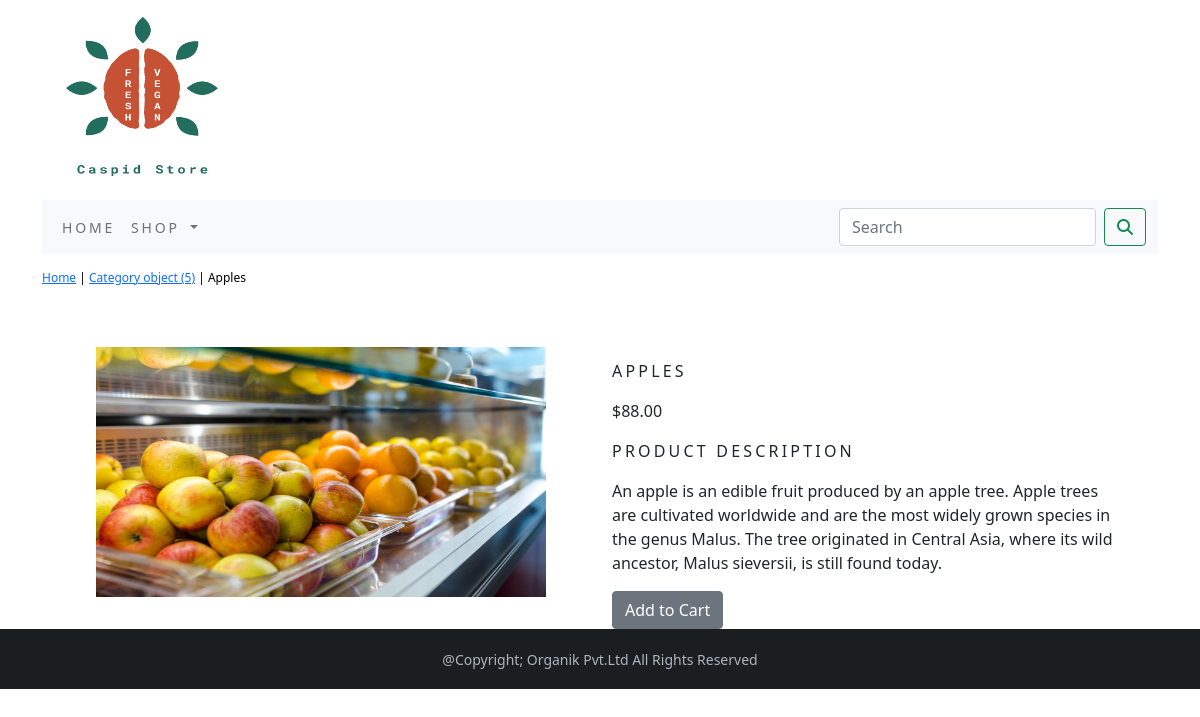
The app's page /ecommerce_app/fruits/apples/ with its own data.
### ecommerce_app/models.py (models this page shows, shortened)
class Product(models.Model):
    name=models.CharField(max_length=250,unique=True)
    slug=models.SlugField(max_length=250,unique=True)
    description=models.TextField(blank=True)
    price=models.DecimalField(max_digits=10,decimal_places=2)
    category=models.ForeignKey(Category,on_delete=models.CASCADE)
    image=models.ImageField(upload_to='product',blank=True)
    stock=models.IntegerField()
    available=models.BooleanField(default=True)
    created=models.DateTimeField(auto_now_add=True)
    updated=models.DateTimeField(auto_now=True)
    class Meta:
        ordering = ['name']
        verbose_name = 'product'
        verbose_name_plural = 'products'

class Category(models.Model):
    name=models.CharField(max_length=250,unique=True)
    slug=models.SlugField(max_length=250,unique=True)
    description=models.TextField(blank=True)
    image=models.ImageField(upload_to='category',blank=True)
    def get_url(self):
        return reverse('ecommerce_app:products_by_category',args=[self.slug])
    class Meta:
        ordering=['name']
        verbose_name='category'
        verbose_name_plural='categories'

### ecommerce_app/views.py (the view)
# urls.py: path('<slug:c_slug>/<slug:product_slug>/', views.ProdDetail, name='ProdCatDetail'),
def ProdDetail(request,c_slug,product_slug):
    try:
        product=Product.objects.get(category__slug=c_slug,slug=product_slug)
    except Exception as e:
        raise e
    return render(request,'product.html',{'product':product})

### cart/context_processors.py (called while the page is built)
def counter(request):
    item_count=0
    if 'admin' in request.path:
        return {}
    else:
        try:
            cart=Cart.objects.filter(cart_id=_cart_id(request))
            car_items=CartItem.objects.all().filter(cart=cart[:1])
            for cart_item in car_items:
                item_count += cart_item.quantity
        except Cart.DoesNotExist:
            item_count =0
    return dict(item_count=item_count)

### cart/views.py (called while the page is built)
def _cart_id(request):
    cart=request.session.session_key
    if not cart:
        cart=request.session.create()
    return cart

### ecommerce_app/context_processors.py (called while the page is built)
def menu_links(request):
    links=Category.objects.all()
    return dict(links=links)

### templates/product.html (shortened to what this page needs)
{% extends 'base.html' %}
{% load static %}
{% block content %}
<div class="row my_prod_row_class">
    <div class="mx_auto">
        <p><a href="{% url 'ecommerce_app:AllProdCat' %}">Home</a> | <a href="{{ product.category.get_url }}">{{ product.category }}</a> | {{ product.name }}</p>
    </div>
</div>
<div class="container">
<br>
<div class="row">
    <div class="col-12 col-sm-12 col-md-12 col-lg-6 text-center">
        <div style="min-width: 18rem">
            <img src="{{ product.image.url }}" width="450px" height="250px" alt="{{ product.name }}">
        </div>
    </div>
        <div class="col-12 col-sm-12 col-md-12 col-lg-6">
        <div>
            <h1 class="my_prod_title">{{ product.name }}</h1>
            <p>${{ product.price }}</p>
            <p class="my_title">Product Description</p>
            <p class="text-justify my_prod_text">{{ product.description }}</p>
            {% if product.stock <= 0 %}
            <p class="text-justify my_prod_text"><b>Out of Stock</b></p>
            {% else %}
            <a class="btn btn-secondary" href="{% url 'cart:add_cart' product.id %}">Add to Cart</a>
            {% endif %}
        </div>
    </div>
</div>
</div>
{% endblock %}

### templates/base.html (shortened to what this page needs)
{% load static %}
<!DOCTYPE html>
<html lang="en">
<head>
    <link rel="stylesheet" href="{% static 'css/custom.css' %}">
     <link href="{% static 'css/bootstrap.min.css' %}" rel="stylesheet">
</head>
<body>
<div class="container">
{% include 'header.html' %}
{% include 'navbar.html' %}
{% block content %}
{% endblock %}
</div>
{% include 'footer.html' %}
</body>
</html>

### templates/header.html
{% load static %}
<header>
    <div style="text-align: left;">
    <a href="{% url 'ecommerce_app:AllProdCat' %}"></a> <img src="{% static 'img/logo.png' %}" alt="logo image" width="200px" height="200px">
</div>
</header>

### templates/navbar.html (shortened to what this page needs)
<nav class="navbar navbar-expand-lg navbar-light bg-light">
  <div class="container-fluid">
    <div class="collapse navbar-collapse" id="navbarSupportedContent">
      <ul class="navbar-nav me-auto mb-2 mb-lg-0">
        <li class="nav-item">
          <a class="nav-link" href="#">Home</a>
        </li>
        <li class="nav-item dropdown {% if 'ecommerce_app' in request.path %} active {% endif %}">
          <a class="nav-link dropdown-toggle" href="#" id="navbarDropdown" role="button" data-bs-toggle="dropdown" aria-expanded="false">
            Shop
          </a>
        </li>
      </ul>
      <form class="d-flex" action="{% url 'search_app:SearchResult' %}" method="get">
        <input class="form-control me-2" type="search" placeholder="Search" name="q" aria-label="Search">
        <button class="btn btn-outline-success" type="submit"><i class="fas fa-search"></i></button>
      </form>
    </div>
  </div>
</nav>

### templates/footer.html
<div class="footer navbar-fixed-bottom my_footer">
    <p class="text-center">@Copyright; Organik Pvt.Ltd All Rights Reserved</p>
</div>

### static/css/custom.css (style rules this page uses)
.nav-item { letter-spacing: .2em; font-size: 14px; text-transform: uppercase; }
.my_footer { background-color: #1a1e21; height:60px; color: #adb5bd; }
.my_footer p { padding-top: 20px; font-size: 14px; }
.my_title { font-size: 16px; text-transform: uppercase; letter-spacing: .2em; }
.my_prod_row_class { padding-top: 15px; padding-bottom: 20px; }
.my_prod_row_class .mx_auto { font-size: 12px; color: black; text-decoration: none; }
.my_prod_title { font-size: 16px; text-transform: uppercase; letter-spacing: .2em; padding-top: 15px; padding-bottom: 10px; }
.my_prod_text { padding-right: 20px; }

### records on screen
Product: category "Category object (5)", name "Apples", image (picture), name "APPLES", price "88.00", description "An apple is an edible fruit produced by an apple tree. Apple trees are cultivated worldwide and are the most widely grown species in the genus Malus. The tree originated in Central Asia, where its wild ancestor, Malus sieversii, is still found today."
